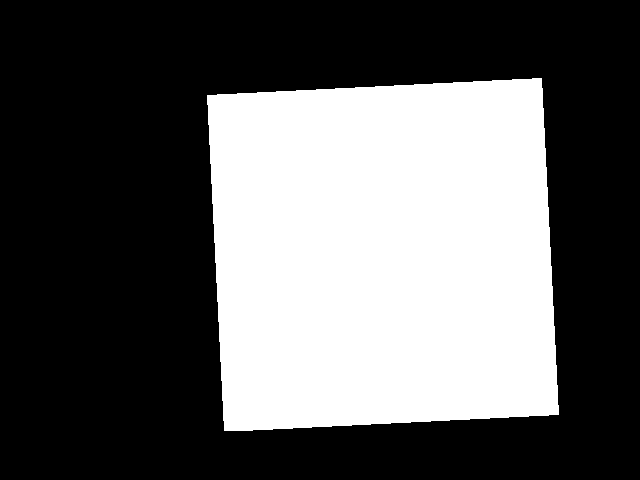
#> input picture ml_vision/test/bounded_mask.png, 640 x 480 px, found by its file name
$ python test_rotation.py
#> lines starting #> are read from the running program, lines starting #| are printed output that depends on the picture; after the words box and inside, x2 and y2 are one past the last pixel; in counts of white or black regions, pixels touching at a corner belong together; long printed decimals are rounded
import cv2
import numpy as np

def align_object_npz(npz_path,mask_path,save_path,offset_px):

#> called with npz_path = 'ml_vision/test/rgb_xyz_capture.npz', mask_path = 'ml_vision/test/bounded_mask.png', offset_px = 10
    mask = cv2.imread(mask_path, cv2.IMREAD_GRAYSCALE)
#> mask: shape (480, 640); 36.8% white; 1 white region, box (x1, y1, x2, y2) and area: (207, 78, 559, 431) 113159

    # Load data from npz
    data = np.load(npz_path)
#> (reads ml_vision/data/rgb_xyz_capture.npz from the repository)
    rgb = data["color"]
    xyz = data["xyz"]

    # --- find principal orientation of the object ---
    ys, xs = np.nonzero(mask)
    coords = np.column_stack((xs, ys)).astype(np.float32)
#> coords = 113159 pairs, first value 207 to 558, second value 78 to 430
    mean, eigvecs = cv2.PCACompute(coords, mean=np.array([]))
#> mean = [[382.2, 254.5]]; eigvecs = [[0.0545, 0.999], [0.999, -0.0545]]
    center = tuple(mean[0])
#> center = (382.2, 254.5)
    angle = np.degrees(np.arctan2(eigvecs[0,1], eigvecs[0,0]))
#> angle = 86.87

    # Snap to closest right angle
    if abs(angle) > 45:
        angle += -abs(angle)/angle*90
#> angle = -3.13
    print(angle)
#| -3.126
    # --- build rotation matrix about the object centroid ---
    M = cv2.getRotationMatrix2D(center, angle, 1.0)
#> M = [[0.999, -0.0545, 14.45], [0.0545, 0.999, -20.47]]

    def warp(im, interp=cv2.INTER_LINEAR):
#> called with interp = 1
        return cv2.warpAffine(im, M, (im.shape[1], im.shape[0]),
                              flags=interp, borderMode=cv2.BORDER_CONSTANT)

    # --- rotate all aligned arrays ---
    rgb_rot  = np.dstack([warp(rgb[...,c]) for c in range(3)])
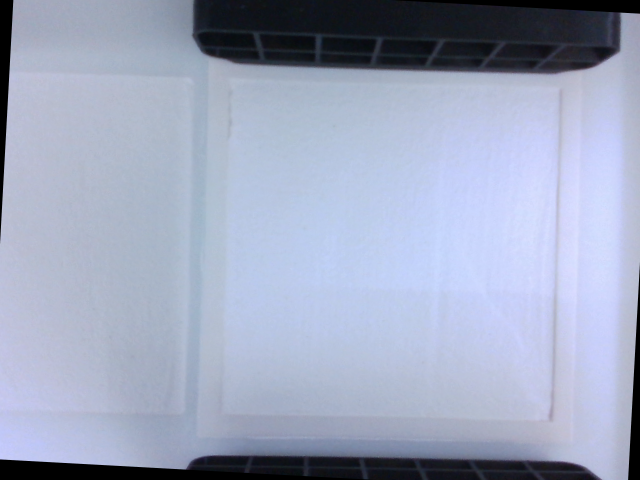
#> rgb_rot: shape (480, 640, 3); mean of channels 0, 1, 2 189.1, 166.1, 157.7; drawn as B, G, R
    mask_rot  = warp(mask, interp=cv2.INTER_NEAREST)
#> in warp (call 4), `return cv2.warpAffine(im, M, (im.shape[1], im.shape[0]), flags=interp,..`: returned value: shape (480, 640); 36.8% white; 1 white region, box (x1, y1, x2, y2) and area: (214, 85, 552, 425) 113162
    xyz_rot   = np.dstack([warp(xyz[...,c]) for c in range(3)])
#> in warp (call 5), `return cv2.warpAffine(im, M, (im.shape[1], im.shape[0]), flags=interp,..`:
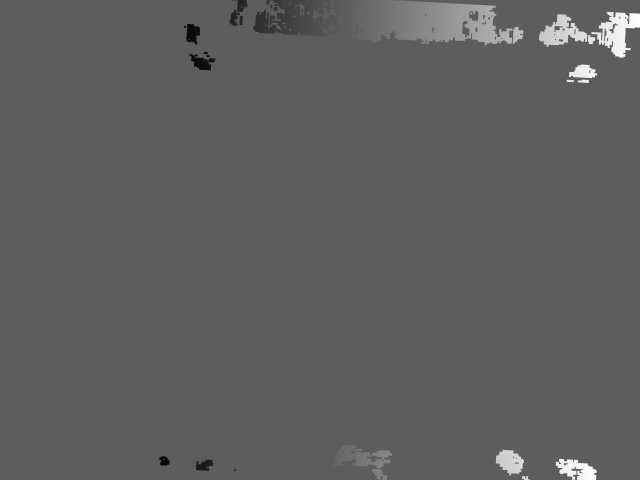
#> returned value: shape (480, 640) float32; min -0.07, max 0.12, mean 0.0014; drawn with min black and max white
#> in warp (call 6), `return cv2.warpAffine(im, M, (im.shape[1], im.shape[0]), flags=interp,..`:
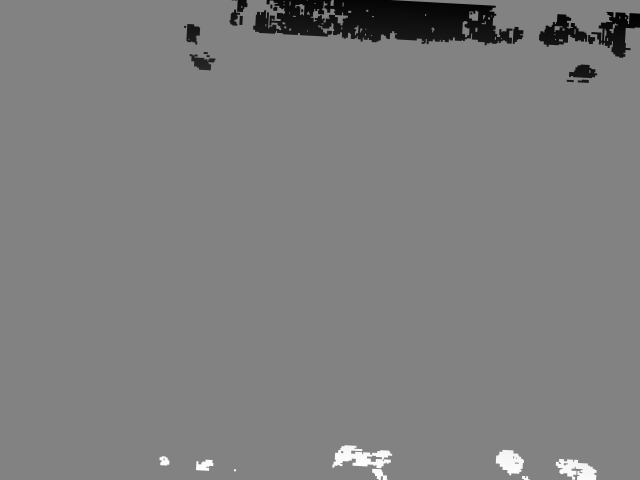
#> returned value: shape (480, 640) float32; min -0.103, max 0.0975, mean -0.00259; drawn with min black and max white
#> in warp (call 7), `return cv2.warpAffine(im, M, (im.shape[1], im.shape[0]), flags=interp,..`:
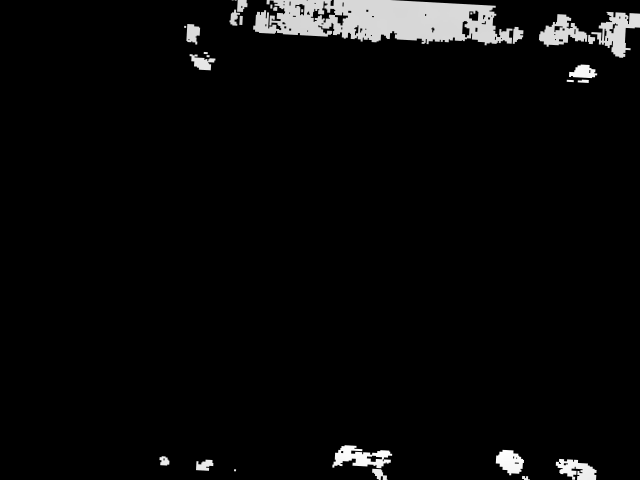
#> returned value: shape (480, 640) float32; min 0, max 0.283, mean 0.0104; drawn with min black and max white
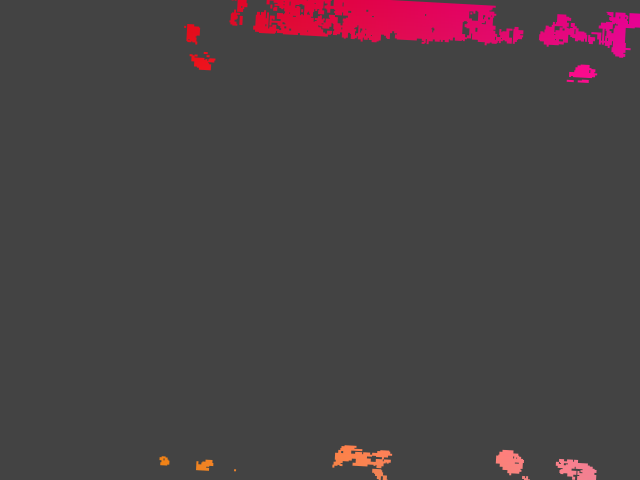
#> xyz_rot: shape (480, 640, 3) float32; mean of channels 0, 1, 2 0.0014, -0.00259, 0.0104; drawn with min black and max white

    mask_rows = ~np.all(mask_rot == 0, axis=1)  # keep rows with any nonzero
    mask_cols = ~np.all(mask_rot == 0, axis=0)  # keep cols with any nonzero

    mask_rot = mask_rot[np.ix_(mask_rows, mask_cols)]
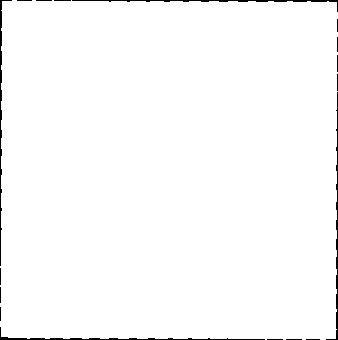
#> mask_rot: shape (340, 338); 98.5% white; 17 black regions (13 under 20 px), largest, box (x1, y1, x2, y2) and area: (0, 327, 265, 340) 397, (0, 0, 12, 266) 396, (72, 0, 338, 12) 388, (326, 92, 338, 340) 374
    rgb_rot = rgb_rot[np.ix_(mask_rows, mask_cols)]
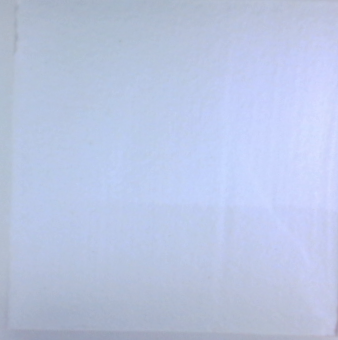
#> rgb_rot: shape (340, 338, 3); mean of channels 0, 1, 2 227.1, 198.2, 186.6; drawn as B, G, R
    xyz_rot = xyz_rot[np.ix_(mask_rows, mask_cols)]
#> xyz_rot: shape (340, 338, 3) float32; every value is 0

    h,w = mask_rot.shape
#> h = 340; w = 338

    offset_mask = mask_rot[offset_px:h - offset_px, offset_px:w - offset_px]
#> offset_mask: shape (320, 318); every value is 255
    offset_rgb = rgb_rot[offset_px:h - offset_px, offset_px:w - offset_px]
    offset_xyz = xyz_rot[offset_px:h - offset_px, offset_px:w - offset_px]
#> offset_xyz: shape (320, 318, 3) float32; every value is 0

    rotated_data = {
        "color": offset_xyz,
        "xyz": offset_rgb,
        "mask": offset_mask
    }
    np.savez_compressed(save_path,color=offset_rgb,xyz=offset_xyz,mask=offset_mask)

    return rotated_data

def main():
    save_path = "ml_vision/test"
    npz_path = save_path + "/rgb_xyz_capture.npz"
    mask_path = save_path + "/bounded_mask.png"
    aligned_npz_path = "ml_vision/test/rgb_xyz_capture_aligned.npz"
    offset_px = 10
    data = align_object_npz(npz_path,mask_path,aligned_npz_path,offset_px)
#> data = 3 items
    cv2.imwrite(save_path + "/aligned_mask.png", data["mask"])

if __name__ == "__main__":
    main()
